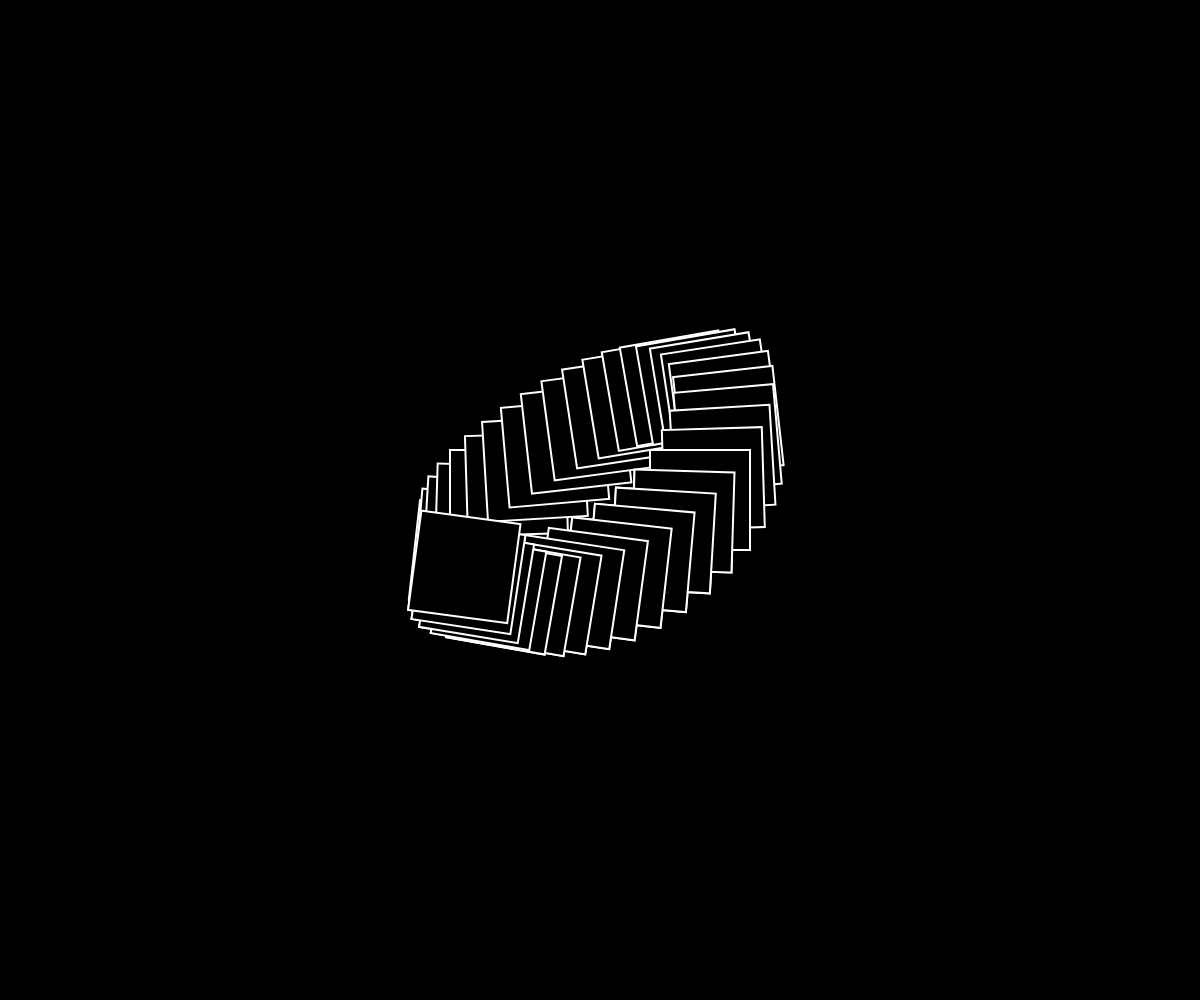
Frame 1 (no input)
Frame 60 (no input): identical to frame 1, image omitted
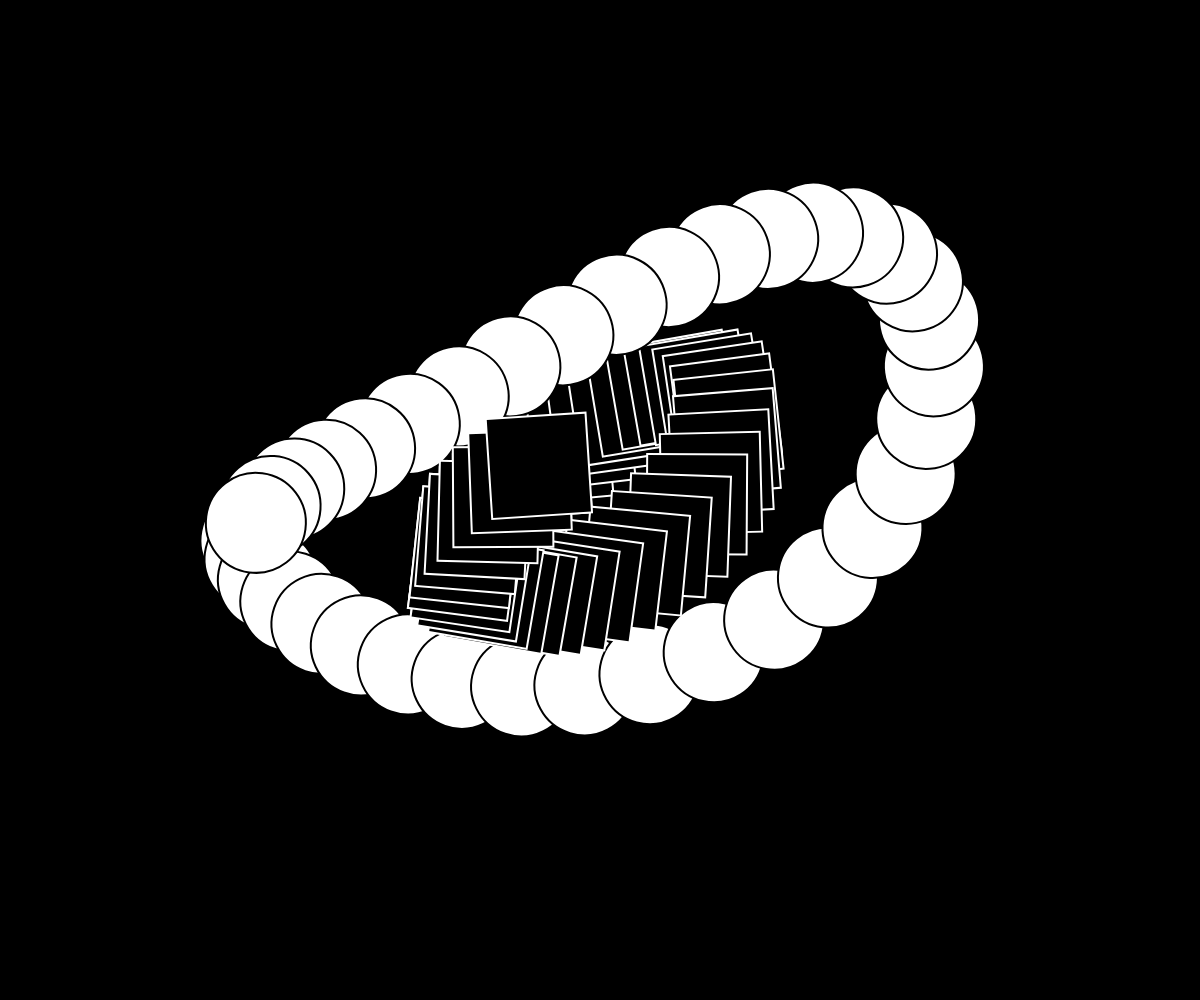
Frame 120 (the mouse pressed at the canvas centre since frame 60)

The p5.js sketch that drew these frames (run headless with seeded random() and noise() and a simulated clock; from frame 60 on, the mouse is pressed at the canvas centre):

// p5.js sketch
// ── sketch.js

// Concpet: Use of Sin and Cos Function to create a ring loop animation. Taking inspiration from the kinetic graphic works of Franco Grignani

function setup() {
  createCanvas(windowWidth, windowHeight);
  angleMode(DEGREES);
  rectMode(CENTER);
}

function draw() {
  let mycolor = 'black';
  background(mycolor);
  let variable = mouseX/1000; // moving mouse for set velocity
  let diameter = mouseY/5; // moving mouse for set circle dimension
  
 // FOR cycle where i is the number of shapes.
  for(let i = 0; i < 50; i++){
  
  const angle = (variable*frameCount) + i*10; // angolo where framecount is using to set the velocity of movement and the number ("10") set the distance between shapes.
  const k = 10; // const for rotation regolation
  const k2 = 20; // const for rotation regolation

  // for Rectangle
  const rotationsin = sin(angle) * k; // first function for pendolum movement.
  const rotationcos = cos(angle) * k; // Second function for pendolum movement alternating with the first one.
  
  // for Cirlce
  const circlerotationsin = sin(angle) * k2; // first function for pendolum movement.
  const circlerotationcos = cos(angle) * k2; // Second function for pendolum movement alternating with the first one.


  //Alternating use of cos and sin to create a closed loop
  // Rectangle animation block
  push();
  fill(mycolor);
  stroke('white');
  strokeWeight(2);
  rotate(rotationsin);
  translate(rotationcos*10, 0,);
  rect(width/2, height/2, 100, 100);
  pop();

  
  // Circle animation block
  push();
  fill('white');
  stroke(mycolor);
  strokeWeight(2);
  rotate(circlerotationsin*(-1)); 
  translate(circlerotationcos*15, 0,);
  circle(width/2, height/2-15, diameter); // "-15" for Adjustment of the centrality of the ring shape
  pop();
 
  }
}
